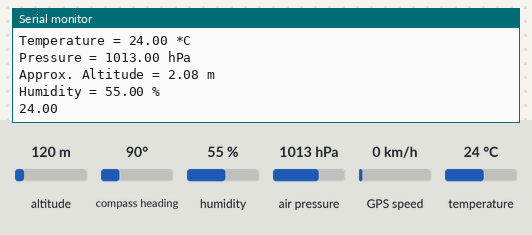
A sketch run on a simulated ATtiny85, built with avr-gcc and run on an emulated ATtiny85. Parts: the last lines printed to the serial monitor. Inputs (shaded band) come from the test bench; at power-on: altitude 120 m, compass heading 90°, humidity 55 %, air pressure 1013 hPa, GPS speed 0 km/h, temperature 24 °C. The GPS gets a fix after 3 s at 37.7749, -122.4194 with 8 satellites; no radio packets arrive unless stated.

Above: at 1.2 s.
1.3 s: altitude set to 20 m
At 2.17 s:
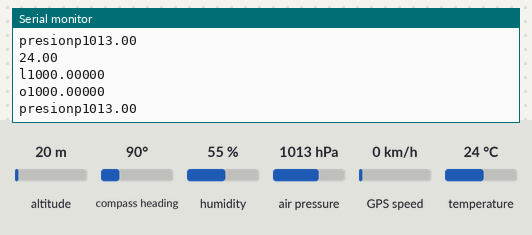
4.9 s: compass heading set to 7°
At 5.39 s:
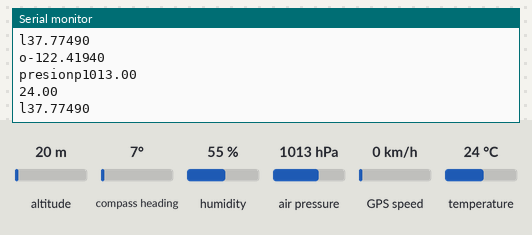
6.4 s: humidity set to 22 %
At 6.96 s:
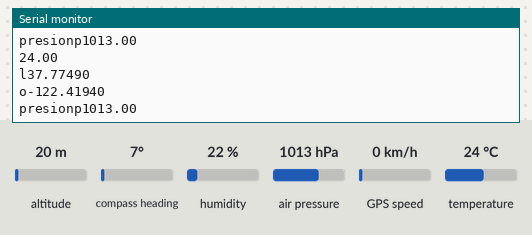
7.9 s: air pressure set to 952 hPa
At 9.39 s:
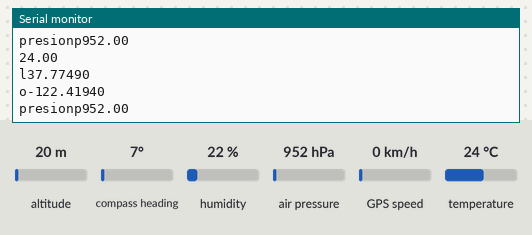
9.4 s: GPS speed set to 2 km/h
At 9.72 s:
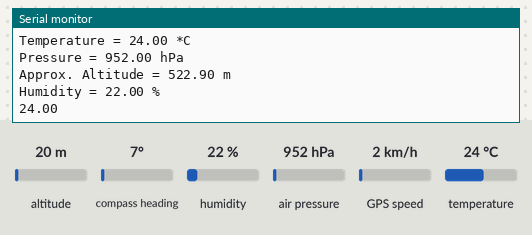
Timing chart, 0 to 11.9 s (numbered marks = the images above; inputs shaded):
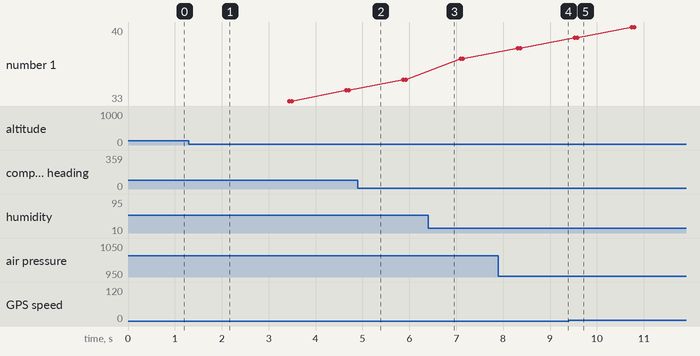

Measured:
- after the input at 7.9 s, the serial monitor: prints a new line after 0.48 s (image 4)
- after the input at 9.4 s, the serial monitor: prints a new line after 0.14 s (image 5)

The sketch:

SensoresCansatUnidosTRANSMISOR.ino
```cpp
// RadioHead ASK EMISOR------------ emisor modulo pequeño, receptor modulo grande
// SPI, CONEXIONES-> 12-DATA, VCC-5V, GND-GND
//#include <RH_ASK.h>
#include <SPI.h>
#include <VirtualWire.h>
// FIN DOCUMENTACION ASK EMISOR------------
#include "GPS.h" //libreria_gps
GPSS gpss; //clase_publica, apodo;


#include "BMP280.h" //libreria_bmp280
BMP280 sp; //clase_publica, apodo;

#define TIEMPO_TAREA_1 1000 //variabletiempo, tiempoParaEjecutar
uint64_t tiempoActual = 0, //tiempoactual
     tiempoTranscurrido_tarea1 = 0; //tiempotranscurrido

void tarea1 ( void ){

  if ( tiempoActual - tiempoTranscurrido_tarea1 >= TIEMPO_TAREA_1 ) { ///resta del tiempo actual-transcurrido, condicionTiempo
    tiempoTranscurrido_tarea1 = tiempoActual; //reinciamos la variable para que vuelta a iniciar el conteo.
    sp.lec();    //ejecuta de la libreria BMP280
  }//IF
  }//TAREA1


void setup(void) {

 Serial.begin (115200); //Iniciando baudrate
   // Se inicializa el MODULO DE RF
    vw_setup(2000); // velocidad: Bits per segundo
    vw_set_tx_pin(12); //Pin 2 como salida para el RF
   //GPS
   serialgps.begin(9600); //Iniciamos el puerto serie del gps
   //Imprimimos en el monitor serial:
   Serial.println("GPS GY-GPS6MV2 Leantec");
   Serial.println(" ---Buscando senal--- ");
   Serial.println("");                   //Configuración BaudRate a 9600 bits por segundo
  //BME280
  Serial.println(F("BME280 test"));
  bool status;
  // default settings
  // (you can also pass in a Wire library object like &Wire2)
   status = bme.begin(0x76);
  if (!status) {
    Serial.println("Could not find a valid BME280 sensor, check wiring!");
    while (1);
  }//if status
 Serial.println ( F ( "Ha iniciado el sistema" ) );  //termina de iniciar todos los sistemas

}//setup fin

void loop(void) {
  //DECLARACION DATOS BMP280
  float temperatura;
  float presion;
  float altitud;
  float humedad;
  //DECLARACION DATOS GPS
  float latitud;
  float longitud;
  float altitudGPS;
  float latitude, longitude;
  gps.f_get_position(&latitude, &longitude);

  tiempoActual = millis ( );  //funcion para saber cuanto tiempo transcurrido paso en el lop
  gpss.lec();//se ejecuta cada 100 milisegundos.
   tarea1();
  // ACOMODO DATOS BMP280
  temperatura=bme.readTemperature();//dato TEMPERATURA
  Serial.println(temperatura);
  presion=bme.readPressure()/ 100.0F; //dato PRESION ATMOSFERICA
  altitud=bme.readAltitude(SEALEVELPRESSURE_HPA);//dato ALTITUD
  humedad=bme.readHumidity();//dato HUMEDAD

  // ACOMODO DATOS GPS
  latitud=latitude;
  longitud=longitude;
  altitudGPS=gps.f_altitude();

  delay(100);


    char buf[VW_MAX_MESSAGE_LEN]; // Cadena para enviar
    String str="";

   //ENVIO DATO DE LATITUD
    str="l"+String (latitud,5); //convertimos el entero a String y agremos un inicio de trama
    Serial.println(str);
    str.toCharArray(buf,sizeof(buf)); //convertimos el String en un array
    vw_send((uint8_t *)buf, strlen(buf)); //Enviamos el array
    vw_wait_tx(); //Esperamos hasta que el mensaje se envie

   //ENVIO DATO DE LONGITUD
    str="o"+String(longitud,5); //convertimos el entero a String y agramos un inicio de trama
    Serial.println(str);
    str.toCharArray(buf,sizeof(buf)); //convertimos el String en un array
    vw_send((uint8_t *)buf, strlen(buf)); //Enviamos el array
    vw_wait_tx(); //Esperamos hasta que el mensaje se envie

    //ENVIO DATO DE presion
    str="p"+String(presion); //convertimos el entero a String y agramos un inicio de trama
    Serial.println("presion"+ str);
    str.toCharArray(buf,sizeof(buf)); //convertimos el String en un array
    vw_send((uint8_t *)buf, strlen(buf)); //Enviamos el array
    vw_wait_tx(); //Esperamos hasta que el mensaje se envie

    //ENVIO DATO DE altitudGPS
    str="A"+String(altitudGPS,5); //convertimos el entero a String y agramos un inicio de trama
    str.toCharArray(buf,sizeof(buf)); //convertimos el String en un array
    vw_send((uint8_t *)buf, strlen(buf)); //Enviamos el array
    vw_wait_tx(); //Esperamos hasta que el mensaje se envie

    //ENVIO DATO DE temperatura
    str="T"+String(temperatura); //convertimos el entero a String y agramos un inicio de trama
    str.toCharArray(buf,sizeof(buf)); //convertimos el String en un array
    vw_send((uint8_t *)buf, strlen(buf)); //Enviamos el array
    vw_wait_tx(); //Esperamos hasta que el mensaje se envie


    //ENVIO DATO DE altitud
    str="B"+String(altitud,5); //convertimos el entero a String y agramos un inicio de trama
    str.toCharArray(buf,sizeof(buf)); //convertimos el String en un array
    vw_send((uint8_t *)buf, strlen(buf)); //Enviamos el array
    vw_wait_tx(); //Esperamos hasta que el mensaje se envie

    //ENVIO DATO DE humedad
    str="H"+String(humedad); //convertimos el entero a String y agramos un inicio de trama
    str.toCharArray(buf,sizeof(buf)); //convertimos el String en un array
    vw_send((uint8_t *)buf, strlen(buf)); //Enviamos el array
    vw_wait_tx(); //Esperamos hasta que el mensaje se envie

}//lop fin
```

BMP280.h
```cpp
#ifndef BMP280_h
#define BMP280_h
//NOTA 3.3V, NOMBRE DEL SENSOR BMP280, PROTOCOLO I2C, SDA-A4 y SCL-A5

#include <Wire.h>
#include <Adafruit_Sensor.h>
#include <Adafruit_BME280.h>

#define SEALEVELPRESSURE_HPA (1013.25)
Adafruit_BME280 bme; // I2C
unsigned long delayTime;

class BMP280{
  public:
  void lec( void );

};

void BMP280 :: lec( void ) {

  Serial.println("----BMP280----");
  Serial.print("Temperature = ");
  Serial.print(bme.readTemperature());
  Serial.println(" *C");

  Serial.print("Pressure = ");
  Serial.print(bme.readPressure() / 100.0F);
  Serial.println(" hPa");

  Serial.print("Approx. Altitude = ");
  Serial.print(bme.readAltitude(SEALEVELPRESSURE_HPA));
  Serial.println(" m");

  Serial.print("Humidity = ");
  Serial.print(bme.readHumidity());
  Serial.println(" %");

  Serial.println();
}
#endif
```

GPS.h
```cpp
#ifndef GPS_h
#define GPS_h

/*NOTA 5V, NOMBRE DEL SENSOR GPS6MV2*/


  #include <SoftwareSerial.h>  //incluimos SoftwareSerial
  #include <TinyGPS.h>         //incluimos TinyGPS

  TinyGPS gps;  //Declaramos el objeto GPS
  SoftwareSerial serialgps(4,3);      //Declaramos el pin 4 (Tx del GPS) y 3 (Rx del GPS)

  //Declaramos la variables para la obtención de datos
  int year;
  byte month, day, hour, minute, second, hundredths;
  unsigned long chars;
  unsigned short sentences, failed_checksum;

class GPSS{
  public:
  void lec( void );
};

void GPSS :: lec( void ) {

   while(serialgps.available()){
    int c = serialgps.read();
    if(gps.encode(c)){

    Serial.println("-----DATOS GPS-----");
     float latitude, longitude;
     gps.f_get_position(&latitude, &longitude);
     Serial.print("Latitud/Longitud: ");
     Serial.print(latitude,5);
     Serial.print(", ");
     Serial.println(longitude,5);
     gps.crack_datetime(&year,&month,&day,&hour,&minute,&second,&hundredths);
     Serial.print("Fecha: "); Serial.print(day, DEC); Serial.print("/");
     Serial.print(month, DEC); Serial.print("/"); Serial.print(year);
     Serial.print(" Hora: "); Serial.print(hour, DEC); Serial.print(":");
     Serial.print(minute, DEC); Serial.print(":"); Serial.print(second, DEC);
     Serial.print("."); Serial.println(hundredths, DEC);
     Serial.print("Altitud (metros): "); Serial.println(gps.f_altitude());
     Serial.print("Rumbo (grados): "); Serial.println(gps.f_course());
     Serial.print("Velocidad(kmph): "); Serial.println(gps.f_speed_kmph());
     Serial.print("Satelites: "); Serial.println(gps.satellites());
     Serial.println();
     gps.stats(&chars, &sentences, &failed_checksum);
    }
   }

}

#endif
```
